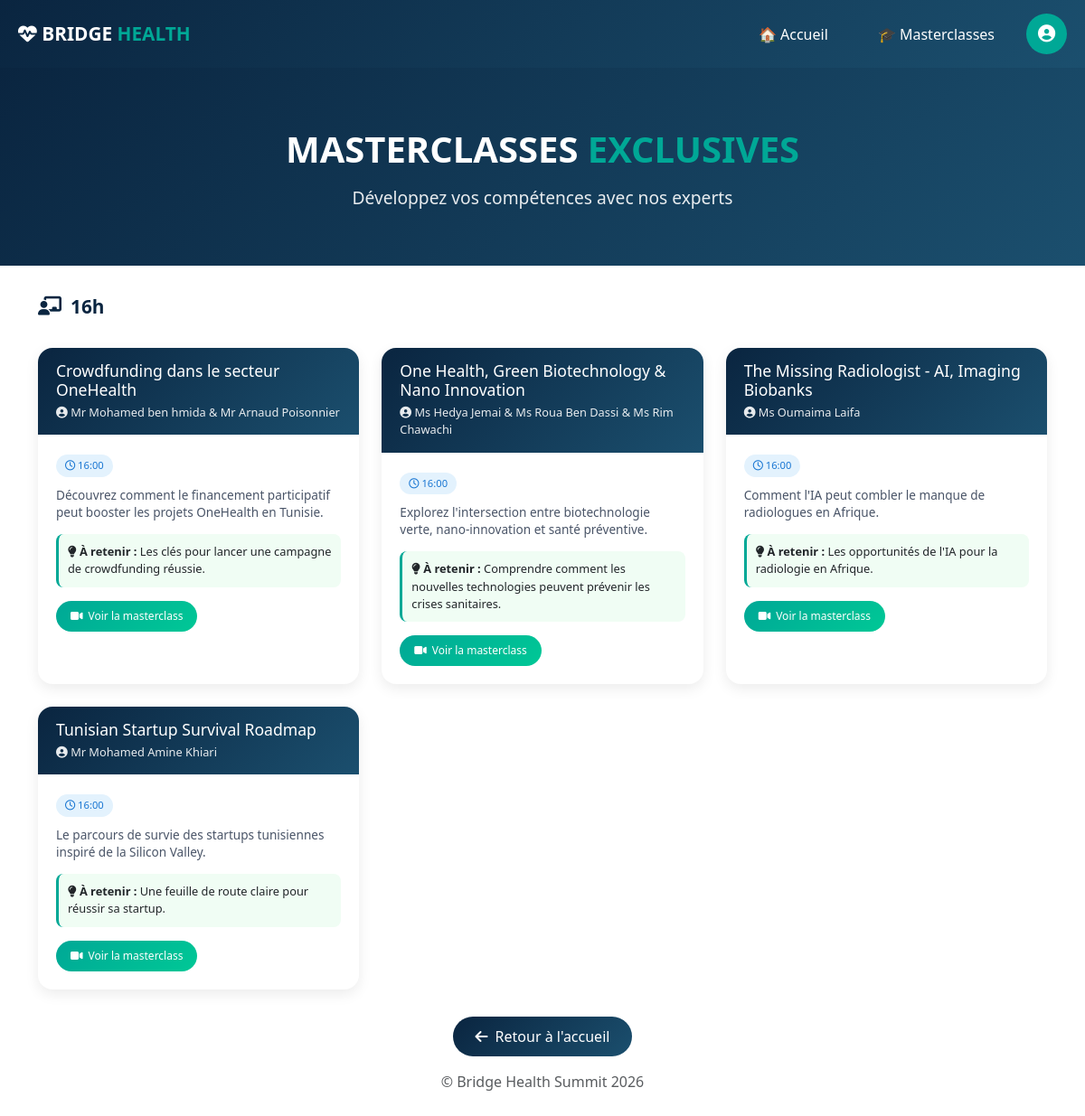
Page /masterclasses (signed in) on the committed database.
### app.py (models this page shows)
class Masterclass(db.Model):
    id = db.Column(db.Integer, primary_key=True)
    title = db.Column(db.String(200), nullable=False)
    speaker = db.Column(db.String(120), nullable=False)
    time_slot = db.Column(db.String(60), nullable=False)
    room = db.Column(db.String(60), nullable=True)
    description = db.Column(db.Text, nullable=False)
    takeaway = db.Column(db.String(300), nullable=True)
    video_url = db.Column(db.String(300), nullable=True)

### app.py (the view)
@app.route("/masterclasses")
def masterclasses():
    sessions = Masterclass.query.all()
    return render_template("masterclasses.html", masterclasses=sessions)

### templates/masterclasses.html (shortened to what this page needs)
{% extends "base.html" %}
{% block content %}
<section class="hero">
    <div class="container">
        <div class="hero-content">
            <div class="hero-logo">MASTERCLASSES <span>EXCLUSIVES</span></div>
            <div class="hero-tagline">Développez vos compétences avec nos experts</div>
        </div>
    </div>
</section>
<div class="container">
    <div class="section-title">
        <i class="fas fa-chalkboard-user"></i>
        16h
    </div>
    <div class="masterclass-grid">
        {% for m in masterclasses %}
        <div class="masterclass-card">
            <div class="card-header">
                <h3>{{ m.title }}</h3>
                <div class="speaker"><i class="fas fa-user-circle"></i> {{ m.speaker }}</div>
            </div>
            <div class="card-body">
                <div class="info-badges">
                    <span class="info-badge time"><i class="far fa-clock"></i> {{ m.time_slot }}</span>
                </div>
                <p class="description">{{ m.description }}</p>
                <div class="takeaway">
                    <strong><i class="fas fa-lightbulb"></i> À retenir :</strong> {{ m.takeaway }}
                </div>
                <a href="{{ m.video_url }}" target="_blank" class="btn-video"><i class="fas fa-video"></i> Voir la masterclass</a>
            </div>
        </div>
        {% endfor %}
    </div>
    <div class="footer">
        <a href="/" class="btn-back"><i class="fas fa-arrow-left"></i> Retour à l'accueil</a>
        <p class="text-muted mt-3">© Bridge Health Summit 2026</p>
    </div>
</div>
{% endblock %}

### templates/base.html (style rules this page uses)
:root { --primary: #0A2540; --secondary: #00A896; --gradient-primary: linear-gradient(135deg, #0A2540 0%, #1B4F6E 100%); --gradient-secondary: linear-gradient(135deg, #00A896 0%, #00C896 100%); }
.hero { background: var(--gradient-primary); padding: 60px 0; text-align: center; color: white; }
.hero-logo { font-size: 2.5rem; font-weight: 800; }
.hero-logo span { color: var(--secondary); }
.hero-tagline { font-size: 1.2rem; margin-top: 10px; opacity: 0.9; }
.section-title { font-size: 1.3rem; font-weight: 700; margin: 30px 0 20px; color: var(--primary); display: flex; align-items: center; gap: 10px; }
.btn-back { background: var(--gradient-primary); color: white; padding: 10px 25px; border-radius: 30px; text-decoration: none; display: inline-flex; align-items: center; gap: 8px; transition: all 0.3s; }
.footer { text-align: center; margin: 30px 0; }

### templates/masterclasses.html (style rules this page uses)
.masterclass-grid { display: grid; grid-template-columns: repeat(auto-fill, minmax(350px, 1fr)); gap: 25px; margin: 30px 0; }
.masterclass-card { background: white; border-radius: 16px; overflow: hidden; box-shadow: 0 5px 15px rgba(0,0,0,0.08); transition: transform 0.2s; }
.card-header { background: var(--gradient-primary); padding: 15px 20px; color: white; }
.card-header h3 { font-size: 1.1rem; margin-bottom: 5px; }
.speaker { font-size: 0.8rem; opacity: 0.9; }
.card-body { padding: 20px; }
.info-badges { margin-bottom: 10px; }
.info-badge { display: inline-block; padding: 4px 10px; border-radius: 20px; font-size: 0.7rem; margin-right: 8px; }
.info-badge.time { background: #e3f2fd; color: #1976d2; }
.description { font-size: 0.85rem; color: #4a5568; margin: 10px 0; line-height: 1.4; }
.takeaway { background: #f0fdf4; border-left: 3px solid var(--secondary); padding: 10px; border-radius: 8px; margin: 15px 0; font-size: 0.8rem; }
.btn-video { background: var(--gradient-secondary); color: white; border: none; border-radius: 30px; padding: 8px 16px; font-size: 0.75rem; text-decoration: none; display: inline-flex; align-items: center; gap: 6px; }

### rows in the picture
Masterclass: title "Crowdfunding dans le secteur OneHealth", speaker "Mr Mohamed ben hmida & Mr Arnaud Poisonnier", time_slot "16:00", description "Découvrez comment le financement participatif peut booster les projets OneHealth en Tunisie.", takeaway "Les clés pour lancer une campagne de crowdfunding réussie."
Masterclass: title "One Health, Green Biotechnology & Nano Innovation", speaker "Ms Hedya Jemai & Ms Roua Ben Dassi & Ms Rim Chawachi", time_slot "16:00", description "Explorez l'intersection entre biotechnologie verte, nano-innovation et santé préventive.", takeaway "Comprendre comment les nouvelles technologies peuvent prévenir les crises sanitaires."
Masterclass: title "The Missing Radiologist - AI, Imaging Biobanks", speaker "Ms Oumaima Laifa", time_slot "16:00", description "Comment l'IA peut combler le manque de radiologues en Afrique.", takeaway "Les opportunités de l'IA pour la radiologie en Afrique."
Masterclass: title "Tunisian Startup Survival Roadmap", speaker "Mr Mohamed Amine Khiari", time_slot "16:00", description "Le parcours de survie des startups tunisiennes inspiré de la Silicon Valley.", takeaway "Une feuille de route claire pour réussir sa startup."
